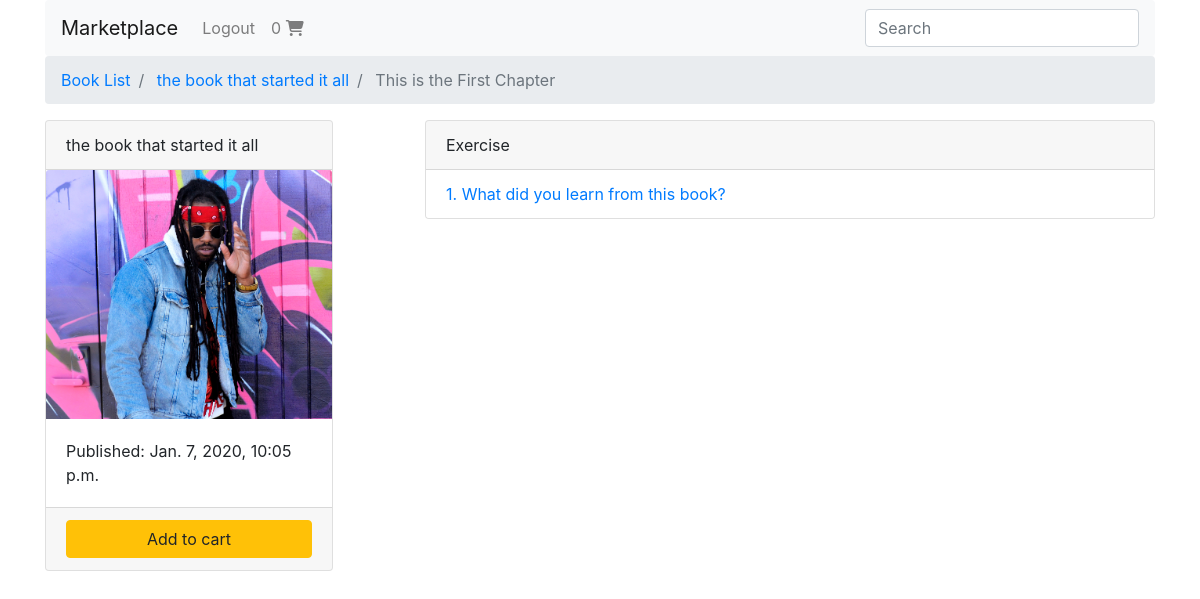
Page /test-product/1/ (signed in) on the committed database.
### shopping_cart/models.py (models this page shows, shortened)
class Order(models.Model):
    user = models.ForeignKey(settings.AUTH_USER_MODEL,
                             on_delete=models.CASCADE)
    is_ordered = models.BooleanField(default=False)
    items = models.ManyToManyField(OrderItem)
    ref_code = models.CharField(max_length=50)

### books/models.py (models this page shows, shortened)
class Chapter(models.Model):
    book = models.ForeignKey(Book, on_delete=models.CASCADE)
    chapter_number = models.IntegerField()
    title = models.CharField(max_length=100)
    def __str__(self):
        return self.title

class Book(models.Model):
    authors = models.ManyToManyField(Author)
    title = models.CharField(max_length=100)
    publication_date = models.DateTimeField()
    isbn = models.CharField(max_length=16)
    slug = models.SlugField()
    cover = models.ImageField()
    price = models.FloatField()
    def get_absolute_url(self):
        return reverse("books:book-detail", kwargs={
            'slug': self.slug
        })

class Exercise(models.Model):
    chapter = models.ForeignKey(Chapter, on_delete=models.CASCADE)
    exercise_number = models.IntegerField()
    page_number = models.IntegerField()
    title = models.CharField(max_length=100)
    def get_absolute_url(self):
        return reverse("books:exercise-detail", kwargs={
            'book_slug': self.chapter.book.slug,
            'chapter_number': self.chapter.chapter_number,
            'exercise_number': self.exercise_number
        })

### books/views.py (the view)
# urls.py: path('<book_slug>/<int:chapter_number>/', chapter_detail, name='chapter-detail'),
def chapter_detail(request, book_slug, chapter_number):
    chapter_qs = Chapter.objects \
        .filter(book__slug=book_slug) \
        .filter(chapter_number=chapter_number)
    chapter = chapter_qs[0]
    book_status = check_book_relationship(request, chapter.book)
    if chapter_qs.exists():
        context = {
            'chapter': chapter,
            'book_status': book_status
        }
        return render(request, "chapter_detail.html", context)
    return Http404

### books/views.py (called while the page is built)
def check_book_relationship(request, book):
    if book in request.user.userlibrary.books.all():
        return OWNED
    order_qs = Order.objects.filter(user=request.user)
    if order_qs.exists():
        order = order_qs[0]
        order_item_qs = OrderItem.objects.filter(book=book)
        if order_item_qs.exists():
            order_item = order_item_qs[0]
            if order_item in order.items.all():
                return IN_CART
    return NOT_IN_CART

### shopping_cart/templatetags/cart_template_tags.py (called while the page is built)
@register.filter
def cart_item_count(user):
    if user.is_authenticated:
        qs = Order.objects.filter(user=user, is_ordered=False)
        if qs.exists():
            return qs[0].items.count()
    return 0

### templates/chapter_detail.html
{% extends "base.html" %} {% block breadcrumb %}
<li class="breadcrumb-item" aria-current="page">
  <a href="{% url 'books:book-list' %}">Book List</a>
</li>
<li class="breadcrumb-item" aria-current="page">
  <a href="{{ chapter.book.get_absolute_url }}">
    {{ chapter.book.title }}
  </a>
</li>
<li class="breadcrumb-item active" aria-current="page">
  {{ chapter }}
</li>
{% endblock breadcrumb %} {% block content %}
<div class="row">
  <main class="col-md-4">
    {% include "book_snippet.html" with book=chapter.book %}
  </main>
  <aside class="col-md-8">
    <div class="card">
      <div class="card-header">
        Exercise
      </div>
      <ul class="list-group list-group-flush">
        {% for exercise in chapter.exercise_set.all %}
        <li class="list-group-item">
          <a href="{{ exercise.get_absolute_url }}">
            {{ exercise.exercise_number }}. {{ exercise.title }}
          </a>
        </li>
        {% endfor %}
      </ul>
    </div>
  </aside>
</div>
{% endblock content %}

### templates/base.html (shortened to what this page needs)
<!DOCTYPE html>
<html lang="en">
{% include "head.html" %}
<body>
    <div class="container">
      {% include "navbar.html" %}
      <nav aria-label="breadcrumb">
        <ol class="breadcrumb">
            {% block breadcrumb %}
            {% endblock breadcrumb %}
        </ol>
      </nav>
        {% block content %}
        {% endblock content %}
    </div>
</body>
</html>

### templates/head.html (shortened to what this page needs)
<head>
    <link rel="stylesheet" href="https://stackpath.bootstrapcdn.com/bootstrap/4.4.1/css/bootstrap.min.css">
</head>

### templates/navbar.html (shortened to what this page needs)
{% load cart_template_tags %}
<nav class="navbar navbar-expand-lg navbar-light bg-light rounded">
  <a class="navbar-brand" href="{% url 'books:book-list' %}">Marketplace</a>
  <div class="collapse navbar-collapse" id="navbarsExample09">
    <ul class="navbar-nav mr-auto">
      {% if request.user.is_authenticated %}
      <li class="nav-item">
        <a class="nav-link" href="{% url 'account_logout' %}">
          Logout
        </a>
      </li>
      <li class="nav-item">
        <a class="nav-link" href="{% url 'cart:order-summary' %}">
          {{ request.user|cart_item_count }}
          <i class="fas fa-shopping-cart"></i>
        </a>
      </li>
      {% endif %}
    </ul>
    <form class="form-inline my-2 my-md-0">
      <input
        class="form-control"
        type="text"
        placeholder="Search"
        aria-label="Search"
      />
    </form>
  </div>
</nav>

### templates/book_snippet.html
<div class="card" style="width: 18rem;">
  <div class="card-header">{{ book.title }}</div>
  <img src="{{ book.cover.url }}" class="card-img-top" alt="..." />
  <div class="card-body">
    <p class="card-text">Published: {{ book.publication_date }}</p>
  </div>
  {% if book_status != 'owned' %}
  <div class="card-footer">
    {% if book_status == 'in_cart' %}
    <a
      href="{% url 'cart:remove-from-cart' book.slug %}"
      class="btn btn-default btn-block"
    >
      Remove from cart
    </a>
    {% else %}
    <a
      href="{% url 'cart:add-to-cart' book.slug %}"
      class="btn btn-warning btn-block"
    >
      Add to cart
    </a>
    {% endif %}
  </div>
  {% endif %}
</div>

### rows in the picture
Chapter: book "the book that started it all", title "This is the First Chapter"
Book: title "the book that started it all", cover (picture), publication_date "Jan. 7, 2020, 10:05 p.m."
Exercise: exercise_number "1", title "What did you learn from this book?"

### other values in the picture
{{ request.user|cart_item_count }} "0"
